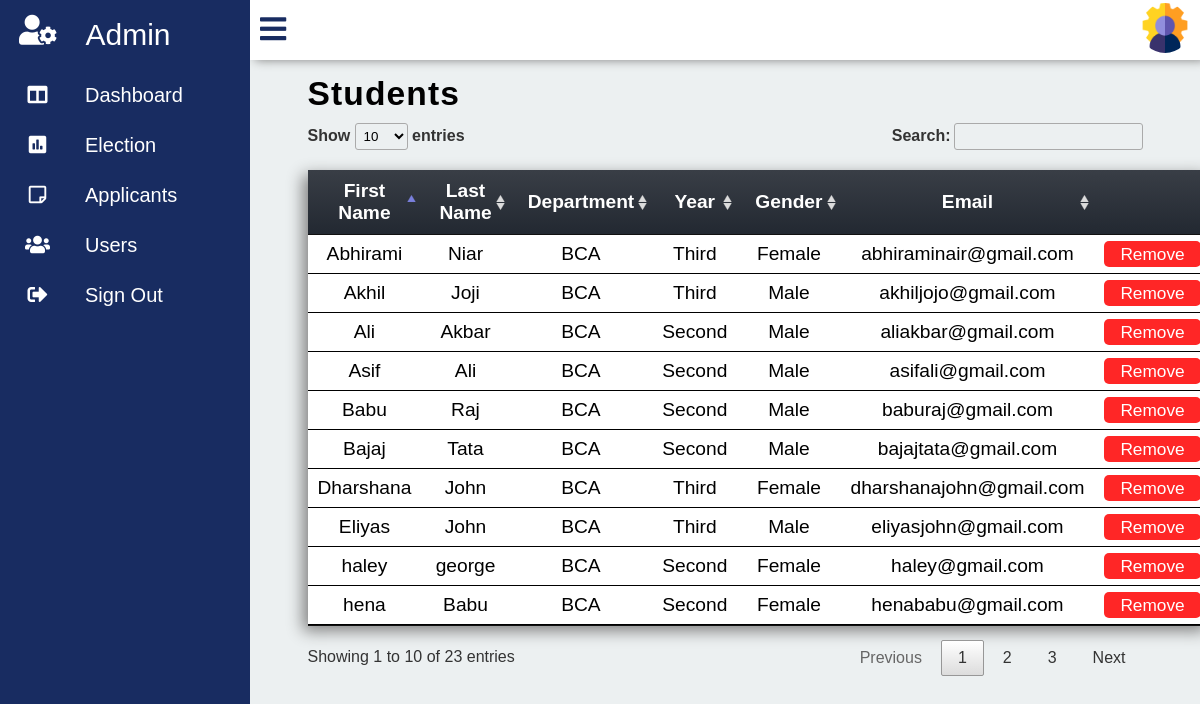
Screenshot of /users.php (signed in) with the database file from the repository.
### tables this page shows
CREATE TABLE IF NOT EXISTS `users` (
  `id` int(10) unsigned NOT NULL AUTO_INCREMENT,
  `Email` varchar(30) NOT NULL,
  `Phone_no` bigint(11) NOT NULL,
  `First_name` varchar(15) NOT NULL,
  `Last_name` varchar(15) NOT NULL,
  `Gender` varchar(10) NOT NULL,
  `Department_id` int(11) unsigned NOT NULL,
  `Year_id` int(10) unsigned NOT NULL,
  PRIMARY KEY (`id`),
  KEY `users_dpt` (`Department_id`),
  KEY `users_yr` (`Year_id`)
);

CREATE TABLE IF NOT EXISTS `department` (
  `id` int(11) unsigned NOT NULL AUTO_INCREMENT,
  `Department_name` varchar(10) NOT NULL,
  `Yr_no` int(11) NOT NULL,
  PRIMARY KEY (`id`)
);

CREATE TABLE IF NOT EXISTS `year` (
  `id` int(10) unsigned NOT NULL AUTO_INCREMENT,
  `Year_name` varchar(10) NOT NULL,
  PRIMARY KEY (`id`)
);

### php/onTablefunc.php (called while the page is built, shortened)
<?php
	function getDepartment($dpid,$con) {
		$dpquery = "select Department_name from department where(id = $dpid );";
		$dp = mysql_query($dpquery,$con);
		$department = mysql_fetch_array($dp);
		return $department['Department_name'];
	}
	function getYear($yrid,$con) {
		$yrquery = "select * from year where(id = $yrid);";
		$yr = mysql_query($yrquery,$con);
		$year = mysql_fetch_array($yr);
		return $year['Year_name'];
	}
?>

### users.php (the view, shortened to what this page needs)
<?php
	include('php/config.php');
	include('php/onTablefunc.php');
	include('php/elecheck.php');
?>
 <!DOCTYPE html>
<html>
<head>
	<link rel="stylesheet" type="text/css" href="css/all.min.css">
	<link rel="stylesheet" type="text/css" href="css/fontawesome.min.css">
	<link rel="stylesheet" type="text/css" href="css/panel.css">
	<link rel="stylesheet" type="text/css" href="css/table.css">
	<link rel="stylesheet" type="text/css" href="DataTables/datatables.min.css">
</head>
<body>
	<div class="container">
		<div class="navigation">
		<div class="admin_icon">
			<a href="">
					<i class="fas fa-user-cog"></i>
				<span class="admin_Text" >Admin</span>
			</a>
		</div>
			<ul>
				<li>
					<a href="admin.php">
						<span class="icon">
							<i class="fas fa-columns"></i>
						</span>
						<span class="title">Dashboard</span>
					</a>
				</li>
				<li>
					<a href="elections.php">
						<span class="icon">
							<i class="fas fa-poll"></i>
						</span>
						<span class="title">Election</span>
					</a>
				</li>
				<li>
					<a href="applicants.php">
						<span class="icon">
							<i class="far fa-sticky-note"></i>
						</span>
						<span class="title">Applicants</span>
					</a>
				</li>
				<li>
					<a href="users.php">
						<span class="icon">
							<i class="fas fa-users"></i>
						</span>
						<span class="title">Users</span>
					</a>
				</li>
				<li>
					<a href="/project/php/logout.php">
						<span class="icon">
							<i class="fas fa-sign-out-alt"></i>
						</span>
						<span class="title">Sign Out</span>
					</a>
				</li>
			</ul>
		</div>
		<div class="main">
			<div class="topbar">
				<div class="user">
					<a href="adminacc.php"><img src="images/admin_photo.png"></a>
				</div>
			</div>
			<div class="tables_Area">
				<div class="t_Heading">
					<h2>Students</h2>
					<table id="user_Table" class="table Users" >
						<thead>
							<tr>
								<th>First Name</th>
								<th>Last Name</th>
								<th>Department</th>
								<th>Year</th>
								<th>Gender</th>
								<th>Email</th>
								<th></th>
							</tr>
						</thead>
						<tbody>
							<?php
								$query = "select * from users;";
								$result = mysql_query($query,$con);
								while($data = mysql_fetch_array($result)) {
									$department = getDepartment($data['Department_id'],$con);
									$year = getYear($data['Year_id'],$con);
							?>
								<tr>
									<td><?php echo $data['First_name'] ?></td>
									<td><?php echo $data['Last_name'] ?></td>
									<td><?php echo $department ?></td>
									<td><?php echo $year ?></td>
									<td><?php echo $data['Gender'] ?></td>
									<td><?php echo $data['Email'] ?></td>
									<td><a href="php/onTablefunc.php?id=<?php echo $data['id']; ?>"onclick="return confirm('Are you sure you want to delete this item?')"class="button Remove">Remove</a></td>
								</tr>
							<?php
								}
							?>
						</tbody>
					</table>
				</div>
			</div>
		</div>
	</div>
</body>
</html>

### css/panel.css (style rules this page uses)
* { margin: 0; padding: 0; box-sizing: border-box; font-family: 'Poppins',sans-serif; }
.container { position: relative; width: 100%; }
.navigation { position: fixed; width: 250px; height: 100%; background: #182C61; transition: 250ms ease-in-out; }
.navigation ul { position: relative; width: 100%; left: 0; top: 0; overflow: hidden; }
.navigation ul li { position: relative; width: 100%; list-style: none; overflow: hidden; }
.admin_icon a { width: 100%; text-decoration: none; color: white; display: flex; overflow: hidden; }
.admin_icon a i { font-size: 30px; line-height: 60px; padding: 0 19px; min-width: 75px; }
.admin_Text { font-size: 30px; font-weight: 400; font-family: 'Popins',sans-serif; color: white; padding: 0 10px; line-height: 70px; }
.navigation ul li a { position: relative; width: 100%; display: flex; text-decoration: none; color: white; }
li a span i { color: white; }
.navigation ul li a .icon { position: relative; display: block; height: 25px; min-width: 75px; text-align: center; height: 50px; font-size: 20px; line-height: 50px; padding: 0 10px; }
.navigation ul li a .title { position: relative; display: block; font-size: 20px; padding: 0 10px; height: 50px; line-height: 50px; }
.main { position: absolute; width: calc(100% - 250px); left: 250px; min-height: 100vh; background: #ecf0f1; transition: 250ms ease-in-out; overflow:scroll; height: 100vh; }
.main .topbar { background: white; overflow-y: hidden; width: 100%; height: 60px; padding: 0 10px; display: flex; justify-content: space-between; align-items: center ; box-shadow: 5px 0px 10px grey; }
.user img { width: 50px; height: 50px; border-radius: 50%; cursor: pointer; }

### css/table.css (style rules this page uses)
.tables_Area { position: relative; margin-top: 5px; display: flex; justify-content: center; }
.tables_Area .t_Heading { position: relative; width: 90%; padding: 10px; }
.tables_Area .t_Heading .table { width: 100%; }
.tables_Area .t_Heading h2 { margin-bottom: 10px; font-size: 2.1em; letter-spacing: 1.1px; }
.table { box-shadow: -5px 5px 15px grey; border-collapse: collapse; }
.table thead tr { background: linear-gradient(#393E46,#222831); }
.table thead tr th { font-size: 1.2em; color: white; border: none; padding: 18px 10px; text-align: center; }
.table tbody tr td { padding: 10px 0 10px 0; border-bottom: 1px solid black; background: none; text-align: center; font-size: 1.2em; margin: 0 14px 0 14px; }
.button { padding: 3px 16px ; font-size: .9em; background: none; border: none; border-radius: 5px; cursor: pointer; }
.button.Remove { background: #FF2626 ; color: white; text-decoration: none; }

### rows the page displays
users: First_name "Babu", Last_name "Raj", Department.Department_name "BCA", Year.Year_name "Second", Gender "Male", Email "baburaj@gmail.com"
users: First_name "Bajaj", Last_name "Tata", Department.Department_name "BCA", Year.Year_name "Second", Gender "Male", Email "bajajtata@gmail.com"
users: First_name "Ali", Last_name "Akbar", Department.Department_name "BCA", Year.Year_name "Second", Gender "Male", Email "aliakbar@gmail.com"
users: First_name "hena", Last_name "Babu", Department.Department_name "BCA", Year.Year_name "Second", Gender "Female", Email "henababu@gmail.com"
users: First_name "Eliyas", Last_name "John", Department.Department_name "BCA", Year.Year_name "Third", Gender "Male", Email "eliyasjohn@gmail.com"
users: First_name "Dharshana", Last_name "John", Department.Department_name "BCA", Year.Year_name "Third", Gender "Female", Email "dharshanajohn@gmail.com"
users: First_name "Abhirami", Last_name "Niar", Department.Department_name "BCA", Year.Year_name "Third", Gender "Female", Email "abhiraminair@gmail.com"
users: First_name "Akhil", Last_name "Joji", Department.Department_name "BCA", Year.Year_name "Third", Gender "Male", Email "akhiljojo@gmail.com"
users: First_name "haley", Last_name "george", Department.Department_name "BCA", Year.Year_name "Second", Gender "Female", Email "haley@gmail.com"
users: First_name "Asif", Last_name "Ali", Department.Department_name "BCA", Year.Year_name "Second", Gender "Male", Email "asifali@gmail.com"
